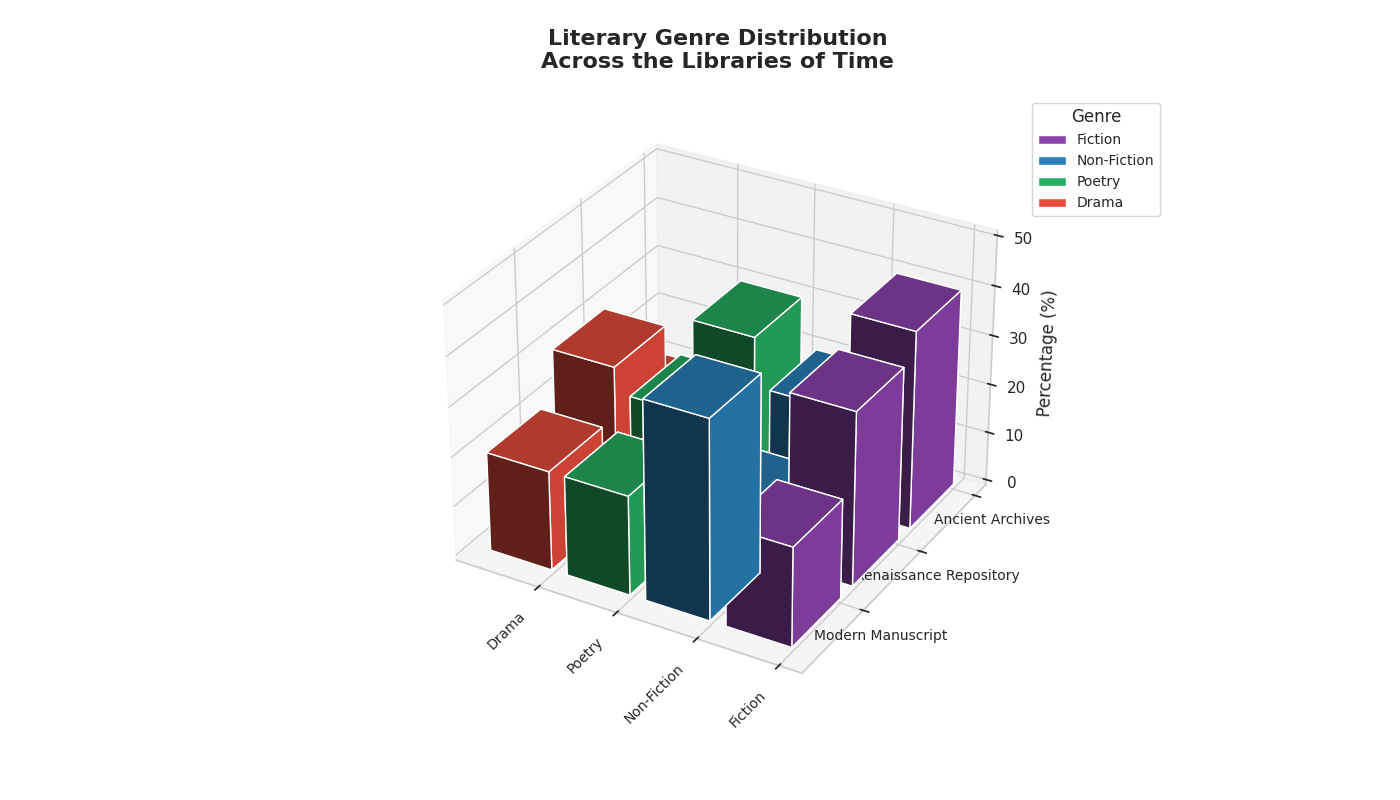

Generate this figure with Python:
import matplotlib.pyplot as plt
import numpy as np

# Data setup
libraries = ['Ancient Archives', 'Renaissance Repository', 'Modern Manuscript']
genres = ['Fiction', 'Non-Fiction', 'Poetry', 'Drama']
percentage_data = np.array([
    [40, 20, 30, 10],
    [35, 10, 25, 30],
    [20, 40, 20, 20],
])

# Create figure and 3D axes
fig = plt.figure(figsize=(14, 8))
ax = fig.add_subplot(111, projection='3d')

# Define bar positions
num_libraries = len(libraries)
num_genres = len(genres)
xpos, ypos = np.meshgrid(np.arange(num_genres), np.arange(num_libraries))
xpos = xpos.flatten()
ypos = ypos.flatten()
zpos = np.zeros_like(xpos)

# Define bar sizes
dx = dy = 0.8
dz = percentage_data.flatten()

# Define a new color map for different genres
new_colors = ['#8E44AD', '#2980B9', '#27AE60', '#E74C3C']

# Plot bars
for i in range(len(xpos)):
    ax.bar3d(xpos[i], ypos[i], zpos[i], dx, dy, dz[i], 
             color=new_colors[i % len(new_colors)], zsort='average')

# Customize the axes
ax.set_xticks(np.arange(num_genres))
ax.set_xticklabels(genres, rotation=45, ha='right', fontsize=10)
ax.set_yticks(np.arange(num_libraries))
ax.set_yticklabels(libraries, fontsize=10)
ax.set_zlim(0, 50)
ax.set_zlabel('Percentage (%)', fontsize=12)

# Title and legend
ax.set_title(
    'Literary Genre Distribution\nAcross the Libraries of Time',
    fontsize=16, fontweight='bold', pad=20
)
ax.view_init(elev=30, azim=120)

# Add legend with new genre colors
proxy_rects = [plt.Rectangle((0, 0), 1, 1, fc=color) for color in new_colors]
ax.legend(proxy_rects, genres, title='Genre', loc='upper left', bbox_to_anchor=(1, 1), fontsize=10)

# Adjust layout
plt.tight_layout()

# Display the plot
plt.show()
